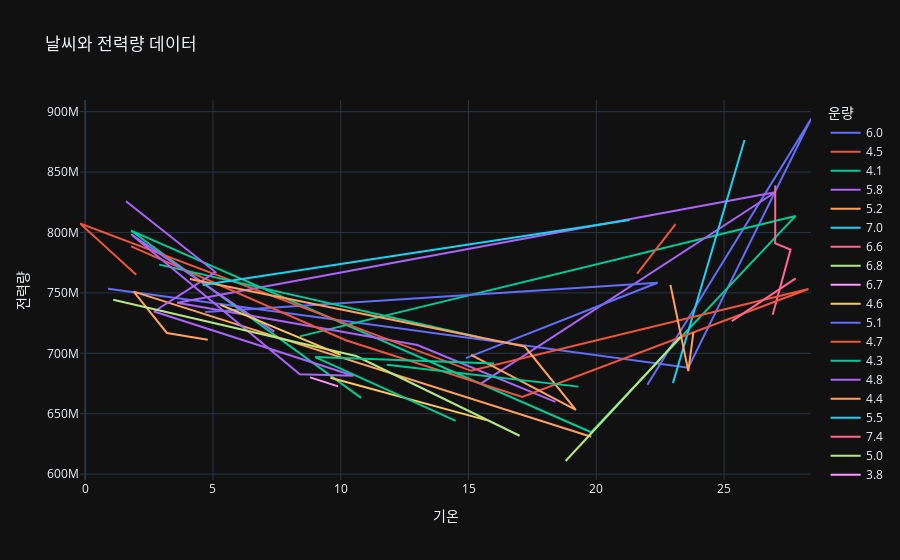

Here is the notebook cell this chart was saved with:
### Code cell
# Line plot 생성
line_plot = px.line(kw_df, x='temp', y='usage', color='cloud', 
                    title='날씨와 전력량 데이터', 
                    template='plotly_dark', 
                    labels={'temp': '기온', 'usage': '전력량', 'cloud': '운량'})

# 그래프 출력
line_plot.show()

### Figure 1 — Plotly figure (JSON) as saved in the notebook; plotly's stock layout.template omitted (floating-point values rounded to 4 significant figures)
{"data": [{"hovertemplate": "운량=6.0<br>기온=%{x}<br>전력량=%{y}<extra></extra>", "legendgroup": "6.0", "line": {"color": "#636efa", "dash": "solid"}, "marker": {"symbol": "circle"}, "mode": "lines", "name": "6.0", "orientation": "v", "showlegend": true, "type": "scatter", "x": [0.9, 23.6, 28.4, 22], "xaxis": "x", "y": [753434128, 688052097, 893914829, 673982642], "yaxis": "y"}, {"hovertemplate": "운량=4.5<br>기온=%{x}<br>전력량=%{y}<extra></extra>", "legendgroup": "4.5", "line": {"color": "#EF553B", "dash": "solid"}, "marker": {"symbol": "circle"}, "mode": "lines", "name": "4.5", "orientation": "v", "showlegend": true, "type": "scatter", "x": [3.3], "xaxis": "x", "y": [756942825], "yaxis": "y"}, {"hovertemplate": "운량=4.1<br>기온=%{x}<br>전력량=%{y}<extra></extra>", "legendgroup": "4.1", "line": {"color": "#00cc96", "dash": "solid"}, "marker": {"symbol": "circle"}, "mode": "lines", "name": "4.1", "orientation": "v", "showlegend": true, "type": "scatter", "x": [8.4, 27.8, 19.8, 1.8, 10.8], "xaxis": "x", "y": [714022910, 813713342, 634698659, 801473294, 663133327], "yaxis": "y"}, {"hovertemplate": "운량=5.8<br>기온=%{x}<br>전력량=%{y}<extra></extra>", "legendgroup": "5.8", "line": {"color": "#ab63fa", "dash": "solid"}, "marker": {"symbol": "circle"}, "mode": "lines", "name": "5.8", "orientation": "v", "showlegend": true, "type": "scatter", "x": [15.5, 27, 3.6, 13, 18.4], "xaxis": "x", "y": [675078079, 833272037, 741798539, 706906711, 659750505], "yaxis": "y"}, {"hovertemplate": "운량=5.2<br>기온=%{x}<br>전력량=%{y}<extra></extra>", "legendgroup": "5.2", "line": {"color": "#FFA15A", "dash": "solid"}, "marker": {"symbol": "circle"}, "mode": "lines", "name": "5.2", "orientation": "v", "showlegend": true, "type": "scatter", "x": [19.8, 1.9, 3.2, 4.8], "xaxis": "x", "y": [630983018, 751018796, 716810703, 711251294], "yaxis": "y"}, {"hovertemplate": "운량=7.0<br>기온=%{x}<br>전력량=%{y}<extra></extra>", "legendgroup": "7.0", "line": {"color": "#19d3f3", "dash": "solid"}, "marker": {"symbol": "circle"}, "mode": "lines", "name": "7.0", "orientation": "v", "showlegend": true, "type": "scatter", "x": [23, 25.8], "xaxis": "x", "y": [675463388, 876521082], "yaxis": "y"}, {"hovertemplate": "운량=6.6<br>기온=%{x}<br>전력량=%{y}<extra></extra>", "legendgroup": "6.6", "line": {"color": "#FF6692", "dash": "solid"}, "marker": {"symbol": "circle"}, "mode": "lines", "name": "6.6", "orientation": "v", "showlegend": true, "type": "scatter", "x": [26.9, 27.6, 27, 27], "xaxis": "x", "y": [731854626, 785929551, 790945617, 838798578], "yaxis": "y"}, {"hovertemplate": "운량=6.8<br>기온=%{x}<br>전력량=%{y}<extra></extra>", "legendgroup": "6.8", "line": {"color": "#B6E880", "dash": "solid"}, "marker": {"symbol": "circle"}, "mode": "lines", "name": "6.8", "orientation": "v", "showlegend": true, "type": "scatter", "x": [23], "xaxis": "x", "y": [742389262], "yaxis": "y"}, {"hovertemplate": "운량=6.7<br>기온=%{x}<br>전력량=%{y}<extra></extra>", "legendgroup": "6.7", "line": {"color": "#FF97FF", "dash": "solid"}, "marker": {"symbol": "circle"}, "mode": "lines", "name": "6.7", "orientation": "v", "showlegend": true, "type": "scatter", "x": [17.2], "xaxis": "x", "y": [650524055], "yaxis": "y"}, {"hovertemplate": "운량=4.6<br>기온=%{x}<br>전력량=%{y}<extra></extra>", "legendgroup": "4.6", "line": {"color": "#FECB52", "dash": "solid"}, "marker": {"symbol": "circle"}, "mode": "lines", "name": "4.6", "orientation": "v", "showlegend": true, "type": "scatter", "x": [9.6, 15.7], "xaxis": "x", "y": [679693535, 644708555], "yaxis": "y"}, {"hovertemplate": "운량=5.1<br>기온=%{x}<br>전력량=%{y}<extra></extra>", "legendgroup": "5.1", "line": {"color": "#636efa", "dash": "solid"}, "marker": {"symbol": "circle"}, "mode": "lines", "name": "5.1", "orientation": "v", "showlegend": true, "type": "scatter", "x": [4.7, 22.4, 14.9], "xaxis": "x", "y": [734269928, 758364504, 696052225], "yaxis": "y"}, {"hovertemplate": "운량=4.7<br>기온=%{x}<br>전력량=%{y}<extra></extra>", "legendgroup": "4.7", "line": {"color": "#EF553B", "dash": "solid"}, "marker": {"symbol": "circle"}, "mode": "lines", "name": "4.7", "orientation": "v", "showlegend": true, "type": "scatter", "x": [2, -0.2, 15.1, 28.3, 17.1, 10.2, 1.8], "xaxis": "x", "y": [765085605, 807535917, 685492936, 753263260, 663822053, 710813620, 788536591], "yaxis": "y"}, {"hovertemplate": "운량=4.3<br>기온=%{x}<br>전력량=%{y}<extra></extra>", "legendgroup": "4.3", "line": {"color": "#00cc96", "dash": "solid"}, "marker": {"symbol": "circle"}, "mode": "lines", "name": "4.3", "orientation": "v", "showlegend": true, "type": "scatter", "x": [2.9, 15.5], "xaxis": "x", "y": [773394230, 712892007], "yaxis": "y"}, {"hovertemplate": "운량=4.8<br>기온=%{x}<br>전력량=%{y}<extra></extra>", "legendgroup": "4.8", "line": {"color": "#ab63fa", "dash": "solid"}, "marker": {"symbol": "circle"}, "mode": "lines", "name": "4.8", "orientation": "v", "showlegend": true, "type": "scatter", "x": [7.4, 1.8, 8.4, 10.5, 2.7, 5.1, 1.6], "xaxis": "x", "y": [717911461, 798506369, 682608470, 681435087, 734615424, 767227407, 825882846], "yaxis": "y"}, {"hovertemplate": "운량=4.4<br>기온=%{x}<br>전력량=%{y}<extra></extra>", "legendgroup": "4.4", "line": {"color": "#FFA15A", "dash": "solid"}, "marker": {"symbol": "circle"}, "mode": "lines", "name": "4.4", "orientation": "v", "showlegend": true, "type": "scatter", "x": [15.1, 19.2, 17.2, 4.1], "xaxis": "x", "y": [698719498, 653101920, 705603738, 761414432], "yaxis": "y"}, {"hovertemplate": "운량=5.5<br>기온=%{x}<br>전력량=%{y}<extra></extra>", "legendgroup": "5.5", "line": {"color": "#19d3f3", "dash": "solid"}, "marker": {"symbol": "circle"}, "mode": "lines", "name": "5.5", "orientation": "v", "showlegend": true, "type": "scatter", "x": [23.1], "xaxis": "x", "y": [677388071], "yaxis": "y"}, {"hovertemplate": "운량=7.4<br>기온=%{x}<br>전력량=%{y}<extra></extra>", "legendgroup": "7.4", "line": {"color": "#FF6692", "dash": "solid"}, "marker": {"symbol": "circle"}, "mode": "lines", "name": "7.4", "orientation": "v", "showlegend": true, "type": "scatter", "x": [27.8, 25.3], "xaxis": "x", "y": [761987673, 726580978], "yaxis": "y"}, {"hovertemplate": "운량=5.0<br>기온=%{x}<br>전력량=%{y}<extra></extra>", "legendgroup": "5.0", "line": {"color": "#B6E880", "dash": "solid"}, "marker": {"symbol": "circle"}, "mode": "lines", "name": "5.0", "orientation": "v", "showlegend": true, "type": "scatter", "x": [17, 10.6, 1.1], "xaxis": "x", "y": [631753373, 697760777, 744368423], "yaxis": "y"}, {"hovertemplate": "운량=3.8<br>기온=%{x}<br>전력량=%{y}<extra></extra>", "legendgroup": "3.8", "line": {"color": "#FF97FF", "dash": "solid"}, "marker": {"symbol": "circle"}, "mode": "lines", "name": "3.8", "orientation": "v", "showlegend": true, "type": "scatter", "x": [8.8, 9.9], "xaxis": "x", "y": [680054617, 672599955], "yaxis": "y"}, {"hovertemplate": "운량=4.9<br>기온=%{x}<br>전력량=%{y}<extra></extra>", "legendgroup": "4.9", "line": {"color": "#FECB52", "dash": "solid"}, "marker": {"symbol": "circle"}, "mode": "lines", "name": "4.9", "orientation": "v", "showlegend": true, "type": "scatter", "x": [10, 5.3], "xaxis": "x", "y": [698659795, 740068227], "yaxis": "y"}, {"hovertemplate": "운량=5.9<br>기온=%{x}<br>전력량=%{y}<extra></extra>", "legendgroup": "5.9", "line": {"color": "#636efa", "dash": "solid"}, "marker": {"symbol": "circle"}, "mode": "lines", "name": "5.9", "orientation": "v", "showlegend": true, "type": "scatter", "x": [19.5], "xaxis": "x", "y": [648944709], "yaxis": "y"}, {"hovertemplate": "운량=6.2<br>기온=%{x}<br>전력량=%{y}<extra></extra>", "legendgroup": "6.2", "line": {"color": "#EF553B", "dash": "solid"}, "marker": {"symbol": "circle"}, "mode": "lines", "name": "6.2", "orientation": "v", "showlegend": true, "type": "scatter", "x": [21.6, 23.1], "xaxis": "x", "y": [765903998, 806887743], "yaxis": "y"}, {"hovertemplate": "운량=4.0<br>기온=%{x}<br>전력량=%{y}<extra></extra>", "legendgroup": "4.0", "line": {"color": "#00cc96", "dash": "solid"}, "marker": {"symbol": "circle"}, "mode": "lines", "name": "4.0", "orientation": "v", "showlegend": true, "type": "scatter", "x": [14.5, 9, 16], "xaxis": "x", "y": [644126666, 696886117, 691579483], "yaxis": "y"}, {"hovertemplate": "운량=6.4<br>기온=%{x}<br>전력량=%{y}<extra></extra>", "legendgroup": "6.4", "line": {"color": "#ab63fa", "dash": "solid"}, "marker": {"symbol": "circle"}, "mode": "lines", "name": "6.4", "orientation": "v", "showlegend": true, "type": "scatter", "x": [27], "xaxis": "x", "y": [821995398], "yaxis": "y"}, {"hovertemplate": "운량=6.5<br>기온=%{x}<br>전력량=%{y}<extra></extra>", "legendgroup": "6.5", "line": {"color": "#FFA15A", "dash": "solid"}, "marker": {"symbol": "circle"}, "mode": "lines", "name": "6.5", "orientation": "v", "showlegend": true, "type": "scatter", "x": [22.9, 23.6, 23.8], "xaxis": "x", "y": [756642371, 685305904, 717565017], "yaxis": "y"}, {"hovertemplate": "운량=6.3<br>기온=%{x}<br>전력량=%{y}<extra></extra>", "legendgroup": "6.3", "line": {"color": "#19d3f3", "dash": "solid"}, "marker": {"symbol": "circle"}, "mode": "lines", "name": "6.3", "orientation": "v", "showlegend": true, "type": "scatter", "x": [4.6, 21.3], "xaxis": "x", "y": [756531697, 810365666], "yaxis": "y"}, {"hovertemplate": "운량=3.3<br>기온=%{x}<br>전력량=%{y}<extra></extra>", "legendgroup": "3.3", "line": {"color": "#FF6692", "dash": "solid"}, "marker": {"symbol": "circle"}, "mode": "lines", "name": "3.3", "orientation": "v", "showlegend": true, "type": "scatter", "x": [11.5], "xaxis": "x", "y": [660659042], "yaxis": "y"}, {"hovertemplate": "운량=6.1<br>기온=%{x}<br>전력량=%{y}<extra></extra>", "legendgroup": "6.1", "line": {"color": "#B6E880", "dash": "solid"}, "marker": {"symbol": "circle"}, "mode": "lines", "name": "6.1", "orientation": "v", "showlegend": true, "type": "scatter", "x": [18.8, 23.3], "xaxis": "x", "y": [610865447, 713734602], "yaxis": "y"}, {"hovertemplate": "운량=8.7<br>기온=%{x}<br>전력량=%{y}<extra></extra>", "legendgroup": "8.7", "line": {"color": "#FF97FF", "dash": "solid"}, "marker": {"symbol": "circle"}, "mode": "lines", "name": "8.7", "orientation": "v", "showlegend": true, "type": "scatter", "x": [23.4], "xaxis": "x", "y": [723737539], "yaxis": "y"}, {"hovertemplate": "운량=5.7<br>기온=%{x}<br>전력량=%{y}<extra></extra>", "legendgroup": "5.7", "line": {"color": "#FECB52", "dash": "solid"}, "marker": {"symbol": "circle"}, "mode": "lines", "name": "5.7", "orientation": "v", "showlegend": true, "type": "scatter", "x": [1.4], "xaxis": "x", "y": [811864417], "yaxis": "y"}, {"hovertemplate": "운량=7.1<br>기온=%{x}<br>전력량=%{y}<extra></extra>", "legendgroup": "7.1", "line": {"color": "#636efa", "dash": "solid"}, "marker": {"symbol": "circle"}, "mode": "lines", "name": "7.1", "orientation": "v", "showlegend": true, "type": "scatter", "x": [22.9], "xaxis": "x", "y": [781758101], "yaxis": "y"}, {"hovertemplate": "운량=5.4<br>기온=%{x}<br>전력량=%{y}<extra></extra>", "legendgroup": "5.4", "line": {"color": "#EF553B", "dash": "solid"}, "marker": {"symbol": "circle"}, "mode": "lines", "name": "5.4", "orientation": "v", "showlegend": true, "type": "scatter", "x": [9.6], "xaxis": "x", "y": [735401195], "yaxis": "y"}, {"hovertemplate": "운량=3.9<br>기온=%{x}<br>전력량=%{y}<extra></extra>", "legendgroup": "3.9", "line": {"color": "#00cc96", "dash": "solid"}, "marker": {"symbol": "circle"}, "mode": "lines", "name": "3.9", "orientation": "v", "showlegend": true, "type": "scatter", "x": [19.3, 11.8], "xaxis": "x", "y": [672419479, 690524525], "yaxis": "y"}, {"hovertemplate": "운량=7.3<br>기온=%{x}<br>전력량=%{y}<extra></extra>", "legendgroup": "7.3", "line": {"color": "#ab63fa", "dash": "solid"}, "marker": {"symbol": "circle"}, "mode": "lines", "name": "7.3", "orientation": "v", "showlegend": true, "type": "scatter", "x": [26.9], "xaxis": "x", "y": [892014835], "yaxis": "y"}], "layout": {"legend": {"title": {"text": "운량"}, "tracegroupgap": 0}, "title": {"text": "날씨와 전력량 데이터"}, "xaxis": {"anchor": "y", "domain": [0, 1], "title": {"text": "기온"}}, "yaxis": {"anchor": "x", "domain": [0, 1], "title": {"text": "전력량"}}}}
